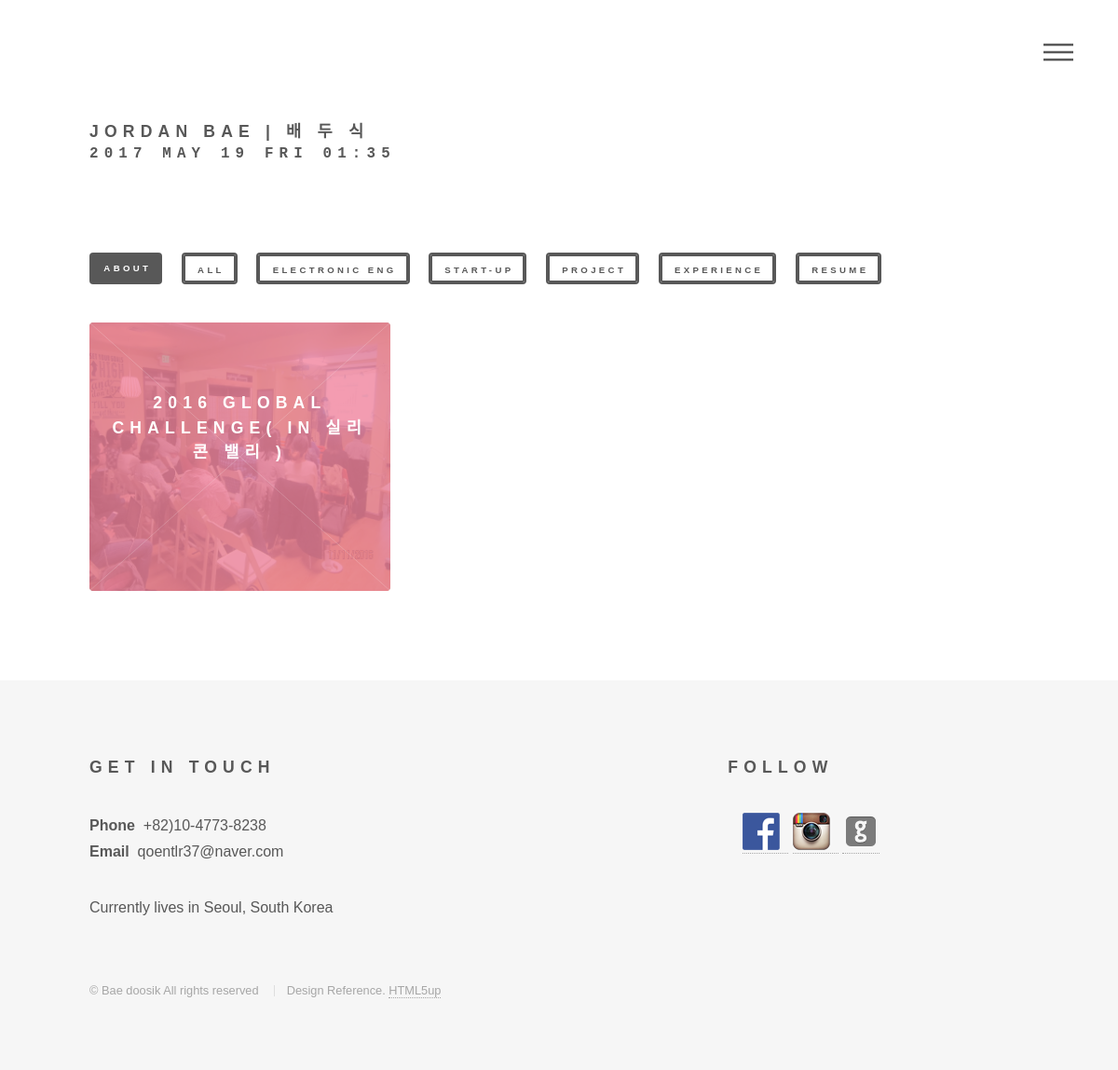
Screenshot of /start_up/ with the database file from the repository.
### portfolio/models.py (models this page shows, shortened)
class TimestampModel(models.Model):
    created_date = models.DateTimeField(auto_now_add=True)
    updated_date = models.DateTimeField(auto_now=True, null=True)
    class Meta:
        abstract = True

class Post(TimestampModel):
    title = models.CharField(max_length=100)
    category= models.CharField(max_length=100,
        choices = (
            ('Electronic-Eng','Electronic-Eng'),
            ('Start-up','Start-up'),
            ('Project','Project'),
            ('Experience','Experience'),
        ),default=False)
    photo1 = models.ImageField(blank=True, upload_to='blog/photo1/%Y/%M/%D')
    photo2 = models.ImageField(blank=True, upload_to='blog/photo2/%Y/%M/%D')
    summary = models.CharField(max_length=200)
    period = models.CharField(max_length=200, default=False)
    class Meta:
        ordering = ['id']

### portfolio/views.py (the view)
# urls.py: url(r'^start_up/$', views.startup_view, name='startup'),
def startup_view(request):
    post = Post.objects.filter(category="Start-up").all()
    return render(request,'portfolio/project_list.html',{
        'form':post
    })

### portfolio/templates/portfolio/project_list.html (shortened to what this page needs)
{% extends 'portfolio/layout.html' %}
{% load static  %}
{% block contents %}
{% load imagekit %}
	<div id="wrapper">
		<header id="header">
			<div class="inner">
					<a href="/"><h2>JORDAN BAE | 배 두 식 <pre>{% now "Y F d D H:i" %} </pre></h2></a>
				<br><br>
    		<nav>
    			<ul>
    				<li><a class = 'menu' href="#menu">Menu</a></li>
    			</ul>
    		</nav>
			</div>
		</header>
    <div id="main">
	<div class="inner">
		<header>
	  		  <ul class="actions">
                <li><a href="{% url "portfolio:profile" %}" class="button special small searchtag">About</a></li>
	  		  	<li><a href="{% url "portfolio:main_view" %}" class="button small searchtag">All</a></li>
	  		  	<li><a href="{% url "portfolio:elec" %}" class="button small searchtag">Electronic Eng</a></li>
	  		  	<li><a href="{% url "portfolio:startup" %}" class="button small searchtag">Start-up</a></li>
	  		  	<li><a href="{% url "portfolio:project" %}" class="button small searchtag">Project</a></li>
                <li><a href="{% url "portfolio:experience" %}" class="button small searchtag">Experience</a></li>
                <li><a href="{% url "portfolio:resume" %}" class="button small searchtag">RESUME</a></li>
	  		  </ul>
		</header>
		<section class="tiles">
            {% for post in form %}
                <article class={% cycle 'style1' 'style2' 'style3' 'style4' 'style5' 'style6'%}>
                        <span class="image">
                            <img src="{{ post.photo1.url }}" style="max-width: 100%" />
                        </span>
                    <a href="{% url "portfolio:post_detail" post.id %}">
                        <h2>{{ post.title  }}</h2>
                    </a>
                </article>
            {% endfor %}
		</section>
	</div>
</div>
{% endblock %}

### rows the page displays
Post: photo1 (picture), title "2016 GLOBAL CHALLENGE( IN 실리콘 밸리 )"
